Frame 1 (no input): blank canvas, image omitted
Frame 60 (the mouse pressed at the canvas centre just before this capture): blank canvas, image omitted
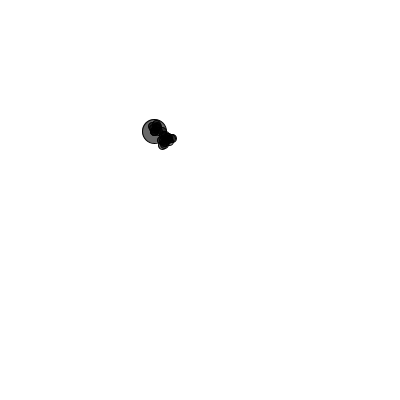
Frame 120 (the mouse held since frame 60 and released just before this capture)

The Processing sketch whose frames 1 and 60 were blank and that drew this single picture after the mouse press (run headless with seeded random() and noise(); from frame 60 on, the mouse is pressed at the canvas centre):

// Processing sketch: trailsMousePressed
// ── trailsMousePressed.pde
class Particle {

  //float gravity = 0.1;
  //float yspeed = 0.1;
  int x;
  int y;
  ArrayList<PVector> history = new ArrayList<PVector>();
  PVector v;

  Particle(int tempx, int tempy) {

    x = tempx;
    y = tempy;
  }

  void update() {

    //y += yspeed;

    //yspeed += gravity;
    //println(yspeed+=gravity);
    //if (y > height) {
    //  y = height;
    //  yspeed *= -0.9;
    //}
    
    x+= random(-5,5);
    y+= random(-5,5);

    v = new PVector(x, y);
    history.add(v);
    history.size();
    if(history.size() > 25) {
    history.remove(0);
    }
    println("history:", history.size());
  }

  void show() {
    stroke(0);
    fill(0, 150);
    ellipse(x, y, 24, 24);
    
    for(int i = 0; i < history.size(); i++) {
      PVector pos = history.get(i);
      ellipse(pos.x, pos.y, 8, 8);
    
  }
  }
  

}

// ── main.pde
ArrayList<Particle>particles;

void setup() {
  
  size(400, 400);
  
  particles = new ArrayList<Particle>();
  
}

void mousePressed() {
  Particle p = new Particle(mouseX, mouseY);
  particles.add(p);
}

void draw() {
 
  background(255);
  
  for (Particle p: particles) {
  p.show();
  p.update();
  
  }
  
}
